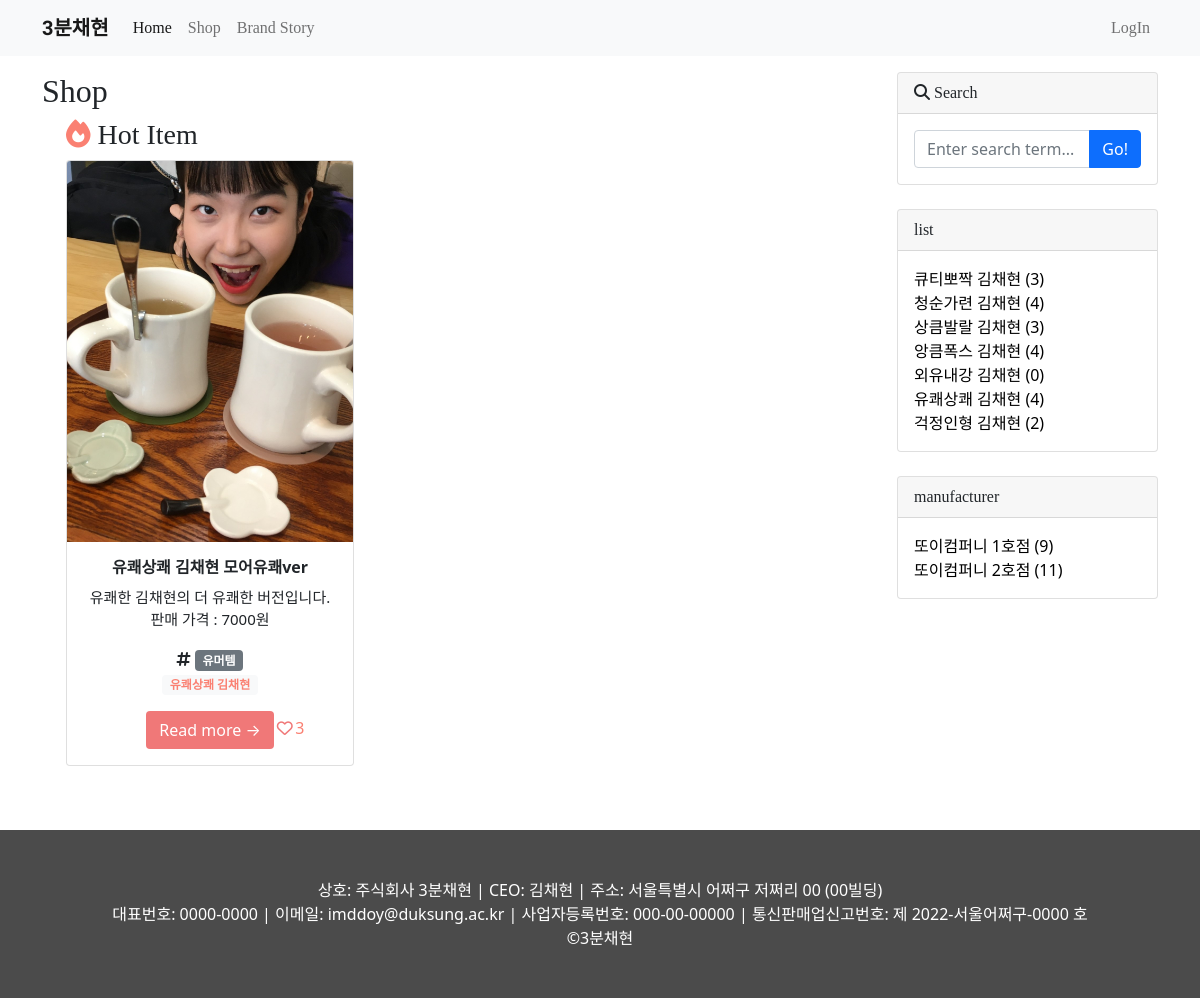
The app's page /shop/hot/ with its own data.
### shop/models.py (models this page shows, shortened)
class Item(models.Model):
    title = models.CharField(max_length=30)
    hook_text = models.CharField(max_length=100,blank=True)
    content = MarkdownxField()
    image = models.ImageField(upload_to='shop/images/%Y/%m/%d/')
    price = models.IntegerField()
    tip = models.CharField(max_length=100, blank=True)
    created_at = models.DateTimeField(auto_now_add=True) #시간을 한국으로 설정하기 위해서는 settings.py 가서 TIME_ZONE ='Asia/Seoul'로 변경
    updated_at = models.DateTimeField(auto_now=True) #auto_now_add=True auto_now=True admin에서 입력 필드 사라짐
    author = models.ForeignKey(User, null=True, on_delete=models.SET_NULL) #다대일 관계 정의 #user사라지면 None 되는 구조
    company = models.ForeignKey(Company, null=True, blank=True, on_delete=models.SET_NULL) #유효성 검사시 공간 허용
    category = models.ForeignKey(Category, null=True, blank=True, on_delete=models.SET_NULL) #유효성 검사시 공간 허용
    tags = models.ManyToManyField(Tag, blank=True)
    like_users = models.ManyToManyField(settings.AUTH_USER_MODEL, related_name="like_posts", blank=True)
    def get_absolute_url(self): #개별 레코드 고유 url정의
        return f'/shop/{self.pk}/'

class Tag(models.Model):
    name = models.CharField(max_length=50, unique=True)
    slug = models.SlugField(max_length=200, unique=True, allow_unicode=True)
    def __str__(self):
        return self.name
    def get_absolute_url(self):
        return f'/shop/tag/{self.slug}/'

class Category(models.Model):
    name = models.CharField(max_length=50, unique=True) #유일한값 가져야 함
    slug = models.SlugField(max_length=200,unique=True, allow_unicode=True) #읽을 수 있는 text로 url #한글 사용 가능
    def __str__(self):
        return self.name
    def get_absolute_url(self):
        return f'/shop/category/{self.slug}/'
    class Meta: #복수형 지정
        verbose_name_plural='Categories'

class Company(models.Model):
    name = models.CharField(max_length=50, unique=True) #유일한값 가져야 함
    location = models.CharField(max_length=50)
    contact = models.CharField(max_length=12)
    slug = models.SlugField(max_length=200,unique=True, allow_unicode=True) #읽을 수 있는 text로 url #한글 사용 가능
    content = models.CharField(max_length=100, blank=True)
    def __str__(self):
        return self.name
    def get_absolute_url(self):
        return f'/shop/company/{self.slug}/'
    class Meta: #복수형 지정
        verbose_name_plural='Companies'

### shop/views.py (the view)
# urls.py: path('hot/',views.hottem),
def hottem(request):
    item_list=Item.objects.all()
    return render(request, 'shop/hottem_list.html', {
        'item_list' : item_list,
        'categories' : Category.objects.all(),
        'companies' : Company.objects.all(),
        'no_category_item_count' : Item.objects.filter(category=None).count
    })

### shop/templates/shop/hottem_list.html (shortened to what this page needs)
{% extends 'shop/base.html' %}
{% block main_area %}
    <h2 style="font-family: 'Merriweather', serif; font-family: 'Tinos', serif;">Shop</h2>
    {% if category or tag or company %}
    {% else %}
    <div class="container" >
        <div class="row">
                <div class="col-12">
                    <h3 style="font-family: 'Merriweather', serif; font-family: 'Tinos', serif;"><i class="fa-solid fa-fire" style="color: salmon; "></i> Hot Item</h3>
                </div>
        </div>
        <div class="row">
            {% if item_list.exists %}
            {% for p in item_list %}
            {% if p.like_users.count > 2 %}
            <div class="col-4">
            <div class="card text-center" style="width: 18rem; margin-bottom: 4em;">
              <img src="{{p.image.url}}" class="card-img-top" alt="{{p.title}}의 image">
              <div class="card-body">
                <h6 class="card-title" style="font-weight: bold;">{{p.title}}</h6>
                <p class="card-text" style="font-size: 15px;">{{p.hook_text | truncatechars:100 }}<br>판매 가격 : {{p.price}}원</p>
                {% if p.tags.exists %}
                <i class="fas fa-hashtag"></i>
                    {% for t in p.tags.iterator %}
                        <span class="badge badge-pill badge-secondary">
                            <a href="{{t.get_absolute_url}}" style="color: white; text-decoration: none;">{{t}}</a>
                        </span>
                    {% endfor %}
                <br>
                {% endif %}
                <p class="badge badge-light">
                    <a href="{{p.category.get_absolute_url}}" style="color: salmon; text-decoration: none;">
                        {{p.category}}
                    </a>
                </p>
                  <br>
                <a class="btn btn" style="background: #F07878; color: white;" href="{{p.get_absolute_url}}">Read more →</a>
                <div style="float: right;">
                    {% if user in p.like_users.all %}
                    <i class="fas fa-heart" style="color: #F07878; margin: 0.6em 0em 0.6em -3.8em;"></i>
                    {% else %}
                    <i class="far fa-heart" style="color: #F07878; margin: 0.6em 0em 0.6em -3.8em;"></i>
                    {% endif %}
                    <span style="margin: 0.6em 2em 0.6em -0.1em; color: salmon;">{{p.like_users.count}}</span>
                </div>
              </div>
            </div>
        </div>
            {% endif %}
            {% endfor %}
            {% endif %}
        </div>
    </div>
    {% endif %}
{% endblock %}

### shop/templates/shop/sidebar.html (shortened to what this page needs)
                    <div class="card mb-4">
                        <div class="card-header" style="font-family: 'Merriweather', serif; font-family: 'Tinos', serif;"><i class="fa-solid fa-magnifying-glass"></i> Search</div>
                        <div class="card-body">
                            <div class="input-group">
                                <input id="search-input" class="form-control" type="text" placeholder="Enter search term..." aria-label="Enter search term..." aria-describedby="button-search" />
                                <button class="btn btn-primary" id="button-search" type="button" onclick="searchItem()">Go!</button>
                            </div>
                        </div>
                    </div>
                    <div class="card mb-4" id="category_card">
                        <div class="card-header" style="font-family: 'Merriweather', serif; font-family: 'Tinos', serif;">list</div>
                        <div class="card-body">
                            <div class="row">
                                    <ul class="list-unstyled mb-0">
                                        {% for c in categories%}
                                        <li><a href="{{c.get_absolute_url}}" style="color: black; text-decoration: none;">{{c}} ({{c.item_set.count}})</a></li>
                                        {% endfor %}
                                    </ul>
                            </div>
                        </div>
                    </div>
                    <div class="card mb-4" id="company_card">
                        <div class="card-header" style="font-family: 'Merriweather', serif; font-family: 'Tinos', serif;">manufacturer</div>
                        <div class="card-body">
                            <div class="row">
                                    <ul class="list-unstyled mb-0">
                                        {% for c in companies%}
                                        <li><a href="{{c.get_absolute_url}}" style="color: black; text-decoration: none;">{{c}} ({{c.item_set.count}})</a></li>
                                        {% endfor %}
                                    </ul>
                            </div>
                        </div>
                    </div>

### records on screen
Item: image (picture), title "유쾌상쾌 김채현 모어유쾌ver", hook_text "유쾌한 김채현의 더 유쾌한 버전입니다.", price "7000", category "유쾌상쾌 김채현", like_users.count "3"
Tag: name "유머템"
Category: name "큐티뽀짝 김채현", item_set.count "3"
Category: name "청순가련 김채현", item_set.count "4"
Category: name "상큼발랄 김채현", item_set.count "3"
Category: name "앙큼폭스 김채현", item_set.count "4"
Category: name "외유내강 김채현", item_set.count "0"
Category: name "유쾌상쾌 김채현", item_set.count "4"
Category: name "걱정인형 김채현", item_set.count "2"
Company: name "또이컴퍼니 1호점", item_set.count "9"
Company: name "또이컴퍼니 2호점", item_set.count "11"
